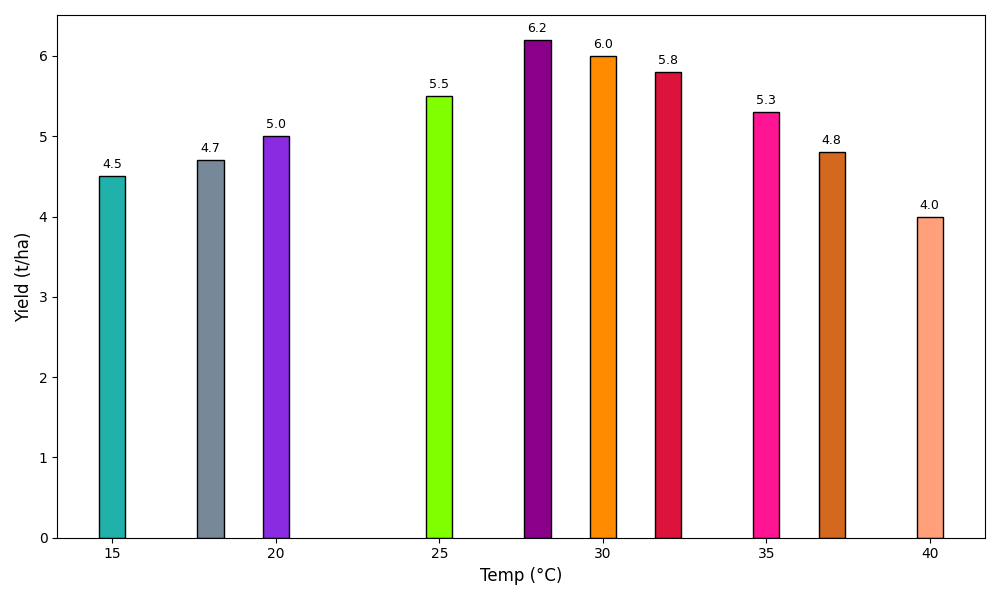

Reproduce this figure in Python.
import matplotlib.pyplot as plt
import numpy as np

# Data
temperature = np.array([25, 32, 18, 30, 15, 40, 37, 20, 35, 28])
crop_yield = np.array([5.5, 5.8, 4.7, 6.0, 4.5, 4.0, 4.8, 5.0, 5.3, 6.2])

# Sort data
sorted_indices = np.argsort(crop_yield)
sorted_temperature = temperature[sorted_indices]
sorted_crop_yield = crop_yield[sorted_indices]

# Create bar chart
fig, ax = plt.subplots(figsize=(10, 6))
# New set of colors to replace the original one
new_colors = ['#FFA07A', '#20B2AA', '#778899', '#D2691E', '#8A2BE2', 
              '#FF1493', '#7FFF00', '#DC143C', '#FF8C00', '#8B008B']
ax.bar(sorted_temperature, sorted_crop_yield, color=new_colors, edgecolor='k')

# Labels
ax.set_xlabel("Temp (°C)", fontsize=12)
ax.set_ylabel("Yield (t/ha)", fontsize=12)

# Annotate bars
for x, y in zip(sorted_temperature, sorted_crop_yield):
    ax.text(x, y + 0.1, f"{y:.1f}", fontsize=9, ha='center', color='black')

plt.tight_layout()
plt.show()
